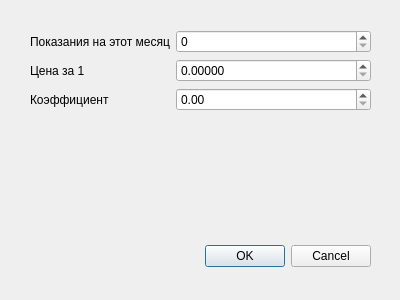
<?xml version="1.0" encoding="UTF-8"?>
<ui version="4.0">
 <class>Dialog</class>
 <widget class="QDialog" name="Dialog">
  <property name="geometry">
   <rect>
    <x>0</x>
    <y>0</y>
    <width>400</width>
    <height>300</height>
   </rect>
  </property>
  <property name="windowTitle">
   <string>Расчет газоснабжения Андреевская 61А</string>
  </property>
  <widget class="QDialogButtonBox" name="buttonBox">
   <property name="geometry">
    <rect>
     <x>30</x>
     <y>240</y>
     <width>341</width>
     <height>32</height>
    </rect>
   </property>
   <property name="orientation">
    <enum>Qt::Horizontal</enum>
   </property>
   <property name="standardButtons">
    <set>QDialogButtonBox::Cancel|QDialogButtonBox::Ok</set>
   </property>
  </widget>
  <widget class="QWidget" name="formLayoutWidget">
   <property name="geometry">
    <rect>
     <x>30</x>
     <y>30</y>
     <width>341</width>
     <height>171</height>
    </rect>
   </property>
   <layout class="QFormLayout" name="formLayout">
    <item row="0" column="0">
     <widget class="QLabel" name="label">
      <property name="text">
       <string>Показания на этот месяц</string>
      </property>
     </widget>
    </item>
    <item row="0" column="1">
     <widget class="QSpinBox" name="spinBox">
      <property name="maximum">
       <number>99999</number>
      </property>
     </widget>
    </item>
    <item row="1" column="0">
     <widget class="QLabel" name="label_2">
      <property name="text">
       <string>Цена за 1</string>
      </property>
     </widget>
    </item>
    <item row="1" column="1">
     <widget class="QDoubleSpinBox" name="doubleSpinBox">
      <property name="decimals">
       <number>5</number>
      </property>
      <property name="singleStep">
       <double>1.000000000000000</double>
      </property>
      <property name="value">
       <double>0.000000000000000</double>
      </property>
     </widget>
    </item>
    <item row="2" column="0">
     <widget class="QLabel" name="label_3">
      <property name="text">
       <string>Коэффициент</string>
      </property>
     </widget>
    </item>
    <item row="2" column="1">
     <widget class="QDoubleSpinBox" name="doubleSpinBox_2"/>
    </item>
   </layout>
  </widget>
 </widget>
 <resources/>
 <connections>
  <connection>
   <sender>buttonBox</sender>
   <signal>accepted()</signal>
   <receiver>Dialog</receiver>
   <slot>accept()</slot>
   <hints>
    <hint type="sourcelabel">
     <x>248</x>
     <y>254</y>
    </hint>
    <hint type="destinationlabel">
     <x>157</x>
     <y>274</y>
    </hint>
   </hints>
  </connection>
  <connection>
   <sender>buttonBox</sender>
   <signal>rejected()</signal>
   <receiver>Dialog</receiver>
   <slot>reject()</slot>
   <hints>
    <hint type="sourcelabel">
     <x>316</x>
     <y>260</y>
    </hint>
    <hint type="destinationlabel">
     <x>286</x>
     <y>274</y>
    </hint>
   </hints>
  </connection>
 </connections>
</ui>
